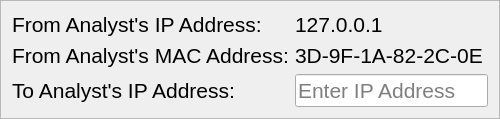
             <widget class="QFrame" name="syncbasicinformation_frame">
              <property name="frameShape">
               <enum>QFrame::StyledPanel</enum>
              </property>
              <property name="frameShadow">
               <enum>QFrame::Raised</enum>
              </property>
              <layout class="QFormLayout" name="formLayout_12">
               <item row="0" column="0">
                <widget class="QLabel" name="fromIPlabel_label">
                 <property name="sizePolicy">
                  <sizepolicy hsizetype="Preferred" vsizetype="Expanding">
                   <horstretch>0</horstretch>
                   <verstretch>0</verstretch>
                  </sizepolicy>
                 </property>
                 <property name="font">
                  <font>
                   <pointsize>16</pointsize>
                  </font>
                 </property>
                 <property name="text">
                  <string>From Analyst's IP Address:</string>
                 </property>
                </widget>
               </item>
               <item row="1" column="0">
                <widget class="QLabel" name="fromMAClabel_label">
                 <property name="sizePolicy">
                  <sizepolicy hsizetype="Preferred" vsizetype="Expanding">
                   <horstretch>0</horstretch>
                   <verstretch>0</verstretch>
                  </sizepolicy>
                 </property>
                 <property name="font">
                  <font>
                   <pointsize>16</pointsize>
                  </font>
                 </property>
                 <property name="text">
                  <string>From Analyst's MAC Address:</string>
                 </property>
                </widget>
               </item>
               <item row="1" column="1">
                <widget class="QLabel" name="fromMACval_label">
                 <property name="font">
                  <font>
                   <pointsize>16</pointsize>
                  </font>
                 </property>
                 <property name="text">
                  <string>3D-9F-1A-82-2C-0E</string>
                 </property>
                </widget>
               </item>
               <item row="2" column="0">
                <widget class="QLabel" name="toIPlabel_label">
                 <property name="sizePolicy">
                  <sizepolicy hsizetype="Preferred" vsizetype="Expanding">
                   <horstretch>0</horstretch>
                   <verstretch>0</verstretch>
                  </sizepolicy>
                 </property>
                 <property name="font">
                  <font>
                   <pointsize>16</pointsize>
                  </font>
                 </property>
                 <property name="text">
                  <string>To Analyst's IP Address:</string>
                 </property>
                </widget>
               </item>
               <item row="2" column="1">
                <widget class="QLineEdit" name="toIPval_lineEdit">
                 <property name="font">
                  <font>
                   <pointsize>16</pointsize>
                  </font>
                 </property>
                 <property name="text">
                  <string/>
                 </property>
                 <property name="placeholderText">
                  <string>Enter IP Address</string>
                 </property>
                </widget>
               </item>
               <item row="0" column="1">
                <widget class="QLabel" name="fromIPval_label">
                 <property name="font">
                  <font>
                   <pointsize>16</pointsize>
                  </font>
                 </property>
                 <property name="text">
                  <string>127.0.0.1</string>
                 </property>
                </widget>
               </item>
              </layout>
             </widget>
